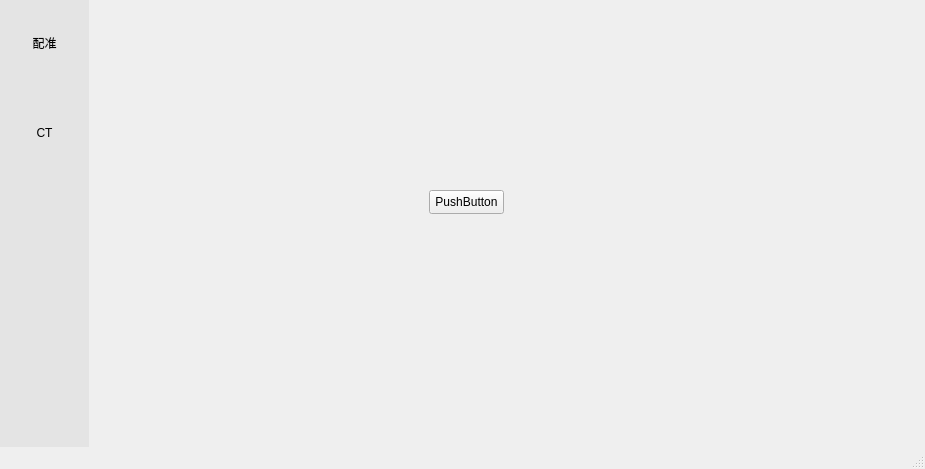
<?xml version="1.0" encoding="UTF-8"?>
<ui version="4.0">
 <class>MainWindow</class>
 <widget class="QMainWindow" name="MainWindow">
  <property name="geometry">
   <rect>
    <x>0</x>
    <y>0</y>
    <width>925</width>
    <height>469</height>
   </rect>
  </property>
  <property name="windowTitle">
   <string>MainWindow</string>
  </property>
  <property name="styleSheet">
   <string notr="true"/>
  </property>
  <property name="iconSize">
   <size>
    <width>24</width>
    <height>24</height>
   </size>
  </property>
  <widget class="QWidget" name="centralwidget">
   <property name="styleSheet">
    <string notr="true"/>
   </property>
   <layout class="QGridLayout" name="gridLayout_2">
    <property name="leftMargin">
     <number>0</number>
    </property>
    <property name="topMargin">
     <number>0</number>
    </property>
    <property name="rightMargin">
     <number>0</number>
    </property>
    <property name="bottomMargin">
     <number>0</number>
    </property>
    <property name="spacing">
     <number>0</number>
    </property>
    <item row="0" column="0">
     <widget class="QWidget" name="sideBar" native="true">
      <property name="styleSheet">
       <string notr="true">QWidget{
	background-color: rgb(228, 228, 228);
}</string>
      </property>
      <layout class="QGridLayout" name="gridLayout">
       <property name="leftMargin">
        <number>0</number>
       </property>
       <property name="topMargin">
        <number>0</number>
       </property>
       <property name="rightMargin">
        <number>0</number>
       </property>
       <property name="bottomMargin">
        <number>0</number>
       </property>
       <property name="spacing">
        <number>0</number>
       </property>
       <item row="0" column="0">
        <widget class="QToolButton" name="btnRegi">
         <property name="styleSheet">
          <string notr="true">/* 默认 */
QToolButton{   
	border-top: 3px outset transparent;
	border-bottom: 7px outset transparent;
	border-right: 3px outset transparent;
	border-left: 3px outset transparent;
    min-width: 80px;
    min-height: 80px;
	background-color: rgb(228, 228, 228);
}

/* 鼠标悬停 */
QToolButton:hover{
	background-color: rgb(205, 205, 205);
}

/* 点击和按下 */
QToolButton:pressed,QToolButton:checked{
	border-left: 3px outset rgb(93, 95, 97);
	background-color: rgb(246, 246, 246);	
}

QPushButton:default {
    border-color: navy; /* make the default button prominent */
}

</string>
         </property>
         <property name="text">
          <string>配准</string>
         </property>
         <property name="icon">
          <iconset>
           <normaloff>icons/Regi.png</normaloff>icons/Regi.png</iconset>
         </property>
         <property name="iconSize">
          <size>
           <width>48</width>
           <height>48</height>
          </size>
         </property>
         <property name="checkable">
          <bool>true</bool>
         </property>
         <property name="autoExclusive">
          <bool>true</bool>
         </property>
         <property name="toolButtonStyle">
          <enum>Qt::ToolButtonTextUnderIcon</enum>
         </property>
        </widget>
       </item>
       <item row="1" column="0">
        <widget class="QToolButton" name="btnCT">
         <property name="minimumSize">
          <size>
           <width>86</width>
           <height>90</height>
          </size>
         </property>
         <property name="styleSheet">
          <string notr="true">/* 默认 */
QToolButton{   
	border-top: 3px outset transparent;
	border-bottom: 7px outset transparent;
	border-right: 3px outset transparent;
	border-left: 3px outset transparent;
    min-width: 80px;
    min-height: 80px;
	background-color: rgb(228, 228, 228);
}

/* 鼠标悬停 */
QToolButton:hover{
	background-color: rgb(205, 205, 205);
}

/* 点击和按下 */
QToolButton:pressed,QToolButton:checked{
	border-left: 3px outset rgb(93, 95, 97);
	background-color: rgb(246, 246, 246);	
}
</string>
         </property>
         <property name="text">
          <string>CT</string>
         </property>
         <property name="icon">
          <iconset>
           <normaloff>icons/CT.png</normaloff>icons/CT.png</iconset>
         </property>
         <property name="iconSize">
          <size>
           <width>48</width>
           <height>48</height>
          </size>
         </property>
         <property name="checkable">
          <bool>true</bool>
         </property>
         <property name="autoExclusive">
          <bool>true</bool>
         </property>
         <property name="toolButtonStyle">
          <enum>Qt::ToolButtonTextUnderIcon</enum>
         </property>
        </widget>
       </item>
       <item row="2" column="0">
        <spacer name="verticalSpacer">
         <property name="orientation">
          <enum>Qt::Vertical</enum>
         </property>
         <property name="sizeHint" stdset="0">
          <size>
           <width>20</width>
           <height>288</height>
          </size>
         </property>
        </spacer>
       </item>
      </layout>
     </widget>
    </item>
    <item row="0" column="1">
     <widget class="QStackedWidget" name="stackedWidget">
      <property name="styleSheet">
       <string notr="true"/>
      </property>
      <property name="currentIndex">
       <number>0</number>
      </property>
      <widget class="QWidget" name="Regipage">
       <widget class="QPushButton" name="pushButton">
        <property name="geometry">
         <rect>
          <x>340</x>
          <y>190</y>
          <width>75</width>
          <height>24</height>
         </rect>
        </property>
        <property name="text">
         <string>PushButton</string>
        </property>
       </widget>
      </widget>
      <widget class="QWidget" name="page"/>
     </widget>
    </item>
   </layout>
  </widget>
  <widget class="QMenuBar" name="menubar">
   <property name="geometry">
    <rect>
     <x>0</x>
     <y>0</y>
     <width>925</width>
     <height>22</height>
    </rect>
   </property>
  </widget>
  <widget class="QStatusBar" name="statusbar"/>
 </widget>
 <resources>
  <include location="resources.qrc"/>
 </resources>
 <connections/>
</ui>
